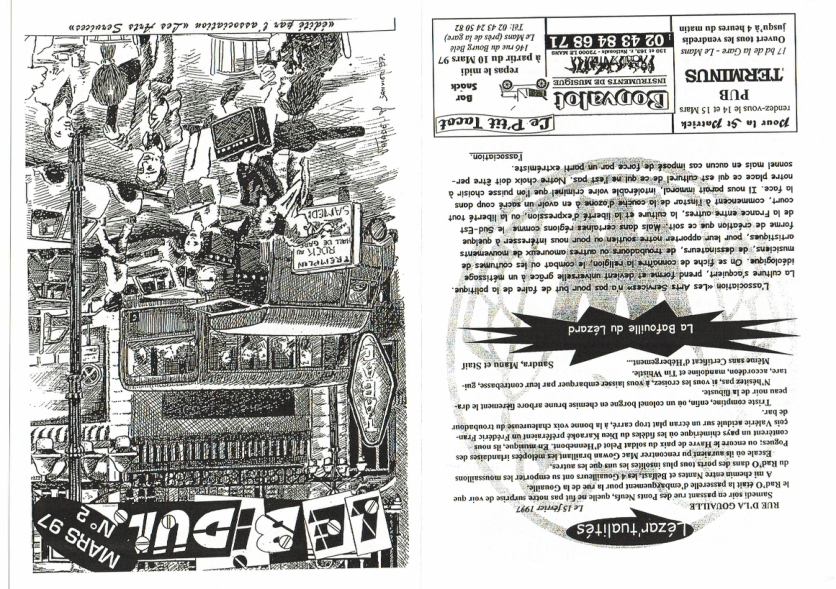
#> input picture indexer_ia/1cNFaxp5u-1X6CZz9MHa_dGlAP_aCddfM/page_0.png, 836 x 589 px; its folder holds only this picture in this run
$ python -i section_extractor.py   (imports and definitions only)
#> lines starting #> are read from the running program, lines starting #| are printed output that depends on the picture
"""
Module d'extraction OCR par sections A6.

Une page A4 du Bidul est divisée en 4 sections A6:
┌───────┬───────┐
│  S1   │  S2   │  (haut)
├───────┼───────┤
│  S3   │  S4   │  (bas)
└───────┴───────┘

Chaque section peut contenir 1 ou 2 colonnes de texte.
L'orientation du texte peut différer de l'orientation du PDF.
"""

import csv
import logging
from dataclasses import dataclass, field
from enum import Enum
from pathlib import Path
from typing import Optional

import cv2
import numpy as np

logger = logging.getLogger(__name__)


class Orientation(Enum):
    """Orientation du PDF ou du texte."""
    PORTRAIT = 'portrait'
    PAYSAGE = 'paysage'
    RETOURNE = 'retourne'  # Page physiquement retournée à 180°


class Section(Enum):
    """Identifiants des 4 sections A6 d'une page A4."""
    S1 = 'S1'  # Haut-gauche
    S2 = 'S2'  # Haut-droite
    S3 = 'S3'  # Bas-gauche
    S4 = 'S4'  # Bas-droite


# Ordre de lecture des sections selon l'orientation du texte
SECTION_ORDER_PORTRAIT = [Section.S1, Section.S2, Section.S3, Section.S4]
SECTION_ORDER_PAYSAGE = [Section.S1, Section.S3, Section.S2, Section.S4]  # Lecture verticale puis horizontale


@dataclass
class PageSectionConfig:
    """Configuration d'une page pour l'extraction par sections."""
    orientation_pdf: Orientation = Orientation.PORTRAIT
    orientation_texte: Orientation = Orientation.PORTRAIT
    sections_utiles: list[Section] = field(default_factory=lambda: [Section.S1, Section.S2, Section.S3, Section.S4])
    colonnes_par_section: int = 1

    # [71 lines left out: functions from_csv_row, get_rotation_degrees, not called in this run]

    def needs_rotation(self) -> bool:
        """True si le texte nécessite une rotation pour être lu."""
        return self.get_rotation_degrees() != 0

    # [5 lines left out: function get_section_order, not called in this run]


@dataclass
class BidulSectionConfig:
    """Configuration complète d'un Bidul pour l'extraction par sections."""
    numero: int
    type_source: str = 'scan'
    date_format: str = 'inline'
    page1: Optional[PageSectionConfig] = None
    page2: Optional[PageSectionConfig] = None
    pages_override: list[int] = field(default_factory=list)
    svg_template: str = ''  # Nom du fichier template SVG (v1.12+)
    source_file: str = ''  # Fichier(s) CSV/XLSX source (v1.22+)

    # [48 lines left out: function from_csv_row, not called in this run]

    def is_scan(self) -> bool:
        """True si le Bidul est un scan (vs texte)."""
        return self.type_source == 'scan'

    def has_svg_template(self) -> bool:
        """True si un template SVG est spécifié dans la config."""
        return bool(self.svg_template)

    # [52 lines left out: functions use_svg_template, get_pages_to_process, get_page_config, not called in this run]


class SectionConfigLoader:
    """Charge les configurations par sections depuis biduls.description.csv."""

    # [43 lines left out: functions __init__, _load, not called in this run]

    def get_config(self, numero: int) -> Optional[BidulSectionConfig]:
        """Retourne la config pour un numéro."""
        return self.configs.get(numero)

    # [34 lines left out: function get_nearest_config, not called in this run]


# Singleton
_section_config_loader: Optional[SectionConfigLoader] = None


# [23 lines left out: functions get_section_config_loader, load_section_config, not called in this run]


class SectionCropper:
    """
    Découpe une image de page A4 en sections A6.

    Disposition des sections (page A4 portrait):
    ┌───────┬───────┐
    │  S1   │  S2   │
    ├───────┼───────┤
    │  S3   │  S4   │
    └───────┴───────┘
    """

    # Coordonnées relatives des sections (x_start, y_start, x_end, y_end)
    # en proportion de la largeur/hauteur totale
    SECTION_COORDS = {
        Section.S1: (0.0, 0.0, 0.5, 0.5),   # Haut-gauche
        Section.S2: (0.5, 0.0, 1.0, 0.5),   # Haut-droite
        Section.S3: (0.0, 0.5, 0.5, 1.0),   # Bas-gauche
        Section.S4: (0.5, 0.5, 1.0, 1.0),   # Bas-droite
    }

    def __init__(self, margin_percent: float = 0.02):
        """
        Args:
            margin_percent: Marge à ajouter autour de chaque section (en % de la taille)
                           pour éviter de couper du texte en bordure
        """
        self.margin_percent = margin_percent

    # [44 lines left out: functions crop_section, crop_sections, not called in this run]

    def rotate_for_text(self, image: np.ndarray, clockwise: bool = False, degrees: int = 90) -> np.ndarray:
        """
        Applique une rotation pour aligner le texte.

        Args:
            image: Image à faire pivoter
            clockwise: Si True, rotation horaire; sinon anti-horaire (pour 90°)
            degrees: Angle de rotation (90 ou 180)

        Returns:
            Image pivotée
        """
        if degrees == 180:
            return cv2.rotate(image, cv2.ROTATE_180)
        if clockwise:
            return cv2.rotate(image, cv2.ROTATE_90_CLOCKWISE)
        return cv2.rotate(image, cv2.ROTATE_90_COUNTERCLOCKWISE)


@dataclass
class SectionOCRResult:
    """Résultat OCR pour une section."""
    section: Section
    page_num: int
    text: str
    colonnes: int
    orientation_texte: Orientation


@dataclass
class PageSectionsOCRResult:
    """Résultat OCR pour toutes les sections d'une page."""
    page_num: int
    sections: list[SectionOCRResult] = field(default_factory=list)

    # [4 lines left out: function full_text, not called in this run]


class SectionOCRExtractor:
    """
    Extracteur OCR qui traite les pages par sections A6.

    Workflow:
    1. Charge la config du Bidul depuis biduls.description.csv
    2. Vérifie si un template SVG est disponible (prioritaire)
    3. Pour chaque page à traiter:
       a. Si template SVG: utilise les zones définies dans le SVG
       b. Sinon: découpe en sections A6 selon la config CSV
       c. Applique la rotation si texte en paysage
       d. OCR chaque zone/section avec le bon nombre de colonnes
       e. Assemble le texte dans l'ordre de lecture
    """

    # [284 lines left out: functions __init__, template_manager, extract_page_by_svg_template, _zone_id_to_section, extract_page_by_sections, _ocr_by_columns and 1 more, not called in this run]

>>> import cv2
>>> picture = cv2.imread('../../indexer_ia/1cNFaxp5u-1X6CZz9MHa_dGlAP_aCddfM/page_0.png')
#> picture is the input picture: shape (589, 836, 3); mean B, G, R 187.8, 190.3, 189.8
>>> result = SectionCropper().rotate_for_text(picture)
#> in rotate_for_text, `return cv2.rotate(image, cv2.ROTATE_90_COUNTERCLOCKWISE)`:
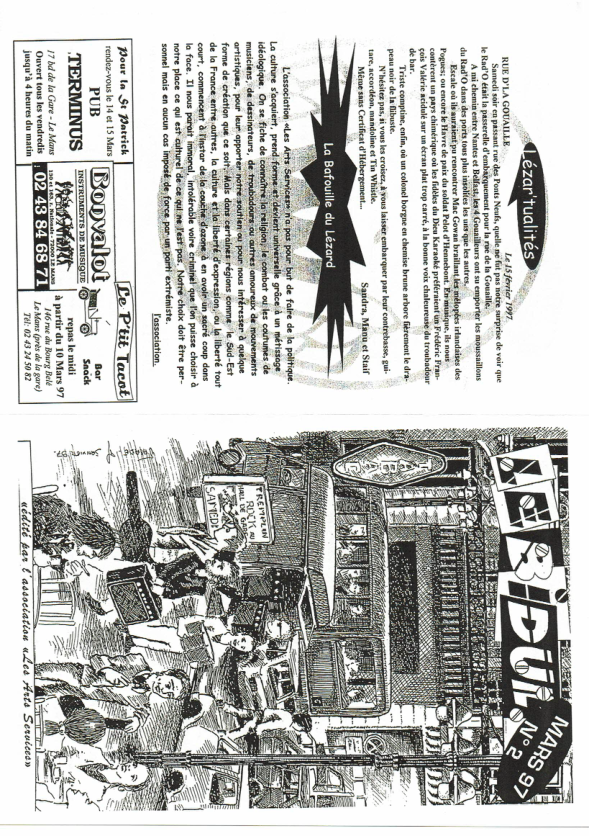
#> returned value: shape (836, 589, 3); mean of channels 0, 1, 2 187.8, 190.3, 189.8; drawn as B, G, R
